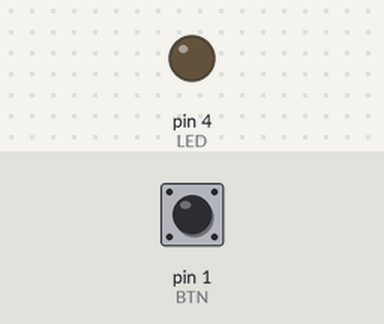
This sketch was run on a simulated Arduino Uno, built with avr-gcc and run on an emulated ATmega328P. Shown: output pins drawn as LEDs (lit = HIGH). The inputs (shaded band) are chosen by the test bench; at power-on: pin 1 (BTN) HIGH.

Above: at 1.2 s.
1.3 s: pin 1 (BTN) pulled LOW for 0.15 s
At 1.37 s:
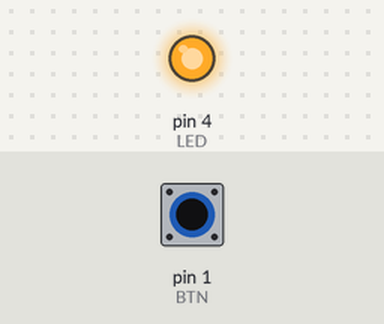
2.9 s: pin 1 (BTN) pulled LOW for 3.2 s
At 6.7 s:
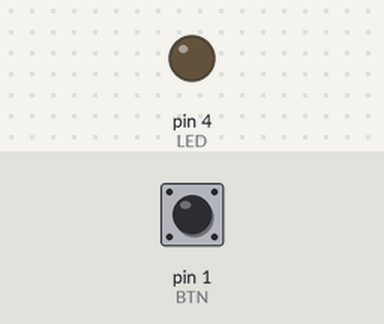
Timing chart, 0 to 8.2 s (numbered marks = the images above; inputs shaded):
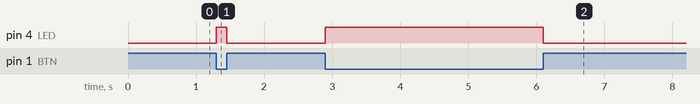

The sketch:

BTN-test-1.ino
```cpp
int LED = 4; // LED
int BTN = 1; // press button

//int value = 0;
bool flag = false;

void setup() {
  pinMode(LED, OUTPUT);
  pinMode(BTN, INPUT);

}


void loop() {
  int buttonState = digitalRead(BTN);

  if (buttonState == LOW) {
    digitalWrite(LED, HIGH);
  }
  else {
    digitalWrite(LED, LOW);
  }

}
```

Measured:
- after the input at 1.3 s, pin 4 (LED): LOW → HIGH at once, → LOW 0.15 s later
- after the input at 2.9 s, pin 4 (LED): LOW → HIGH at once, → LOW 3.2 s later
